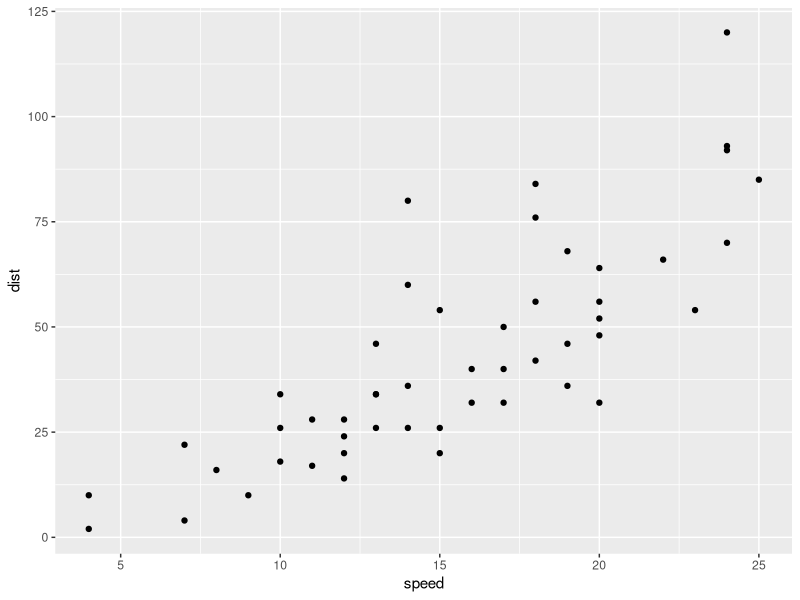
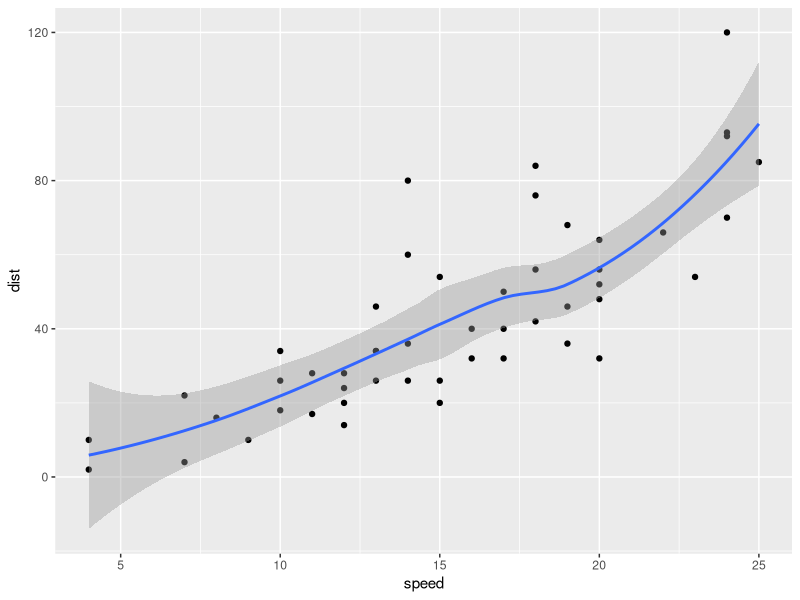
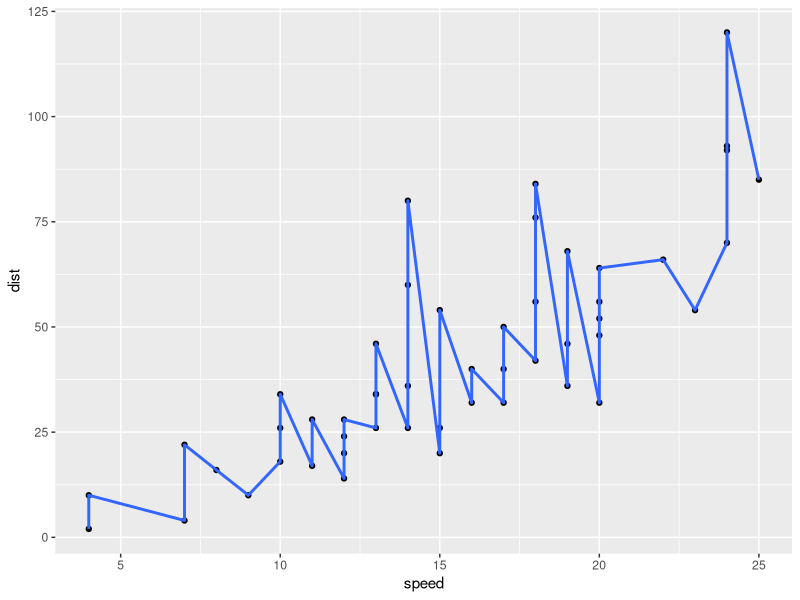
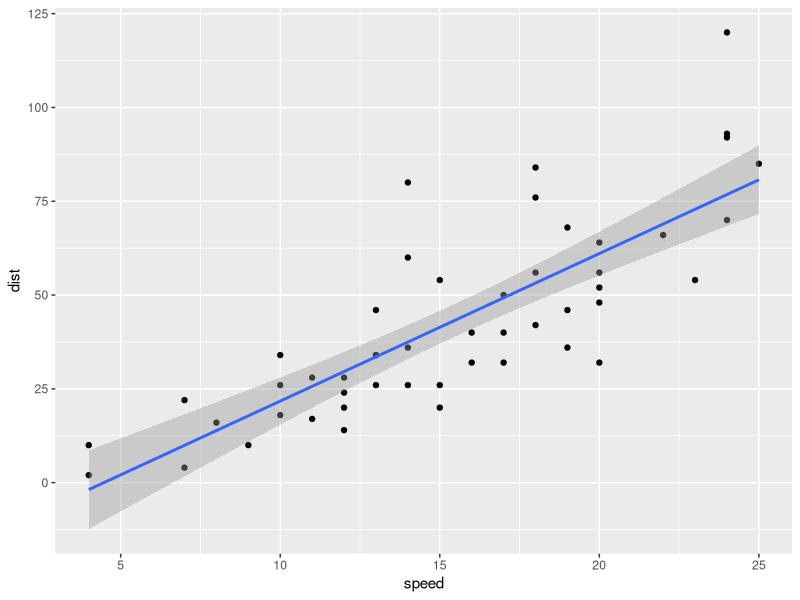
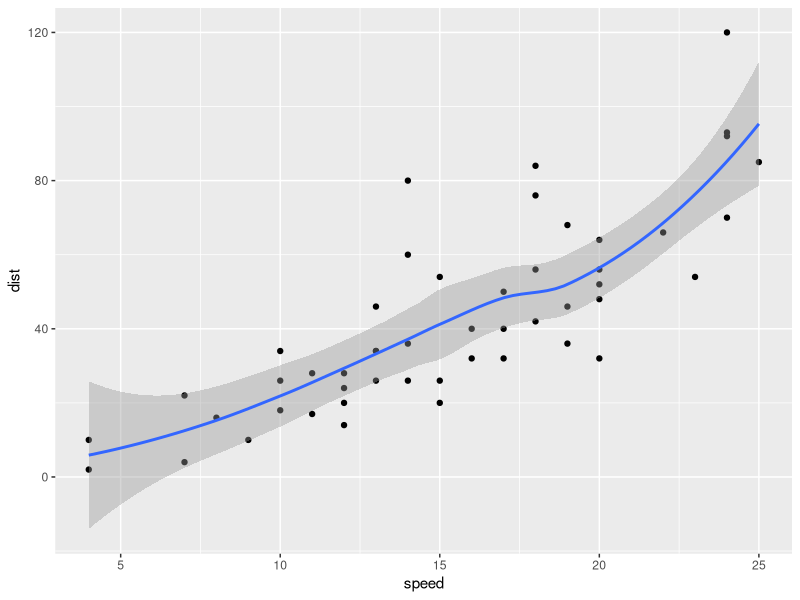
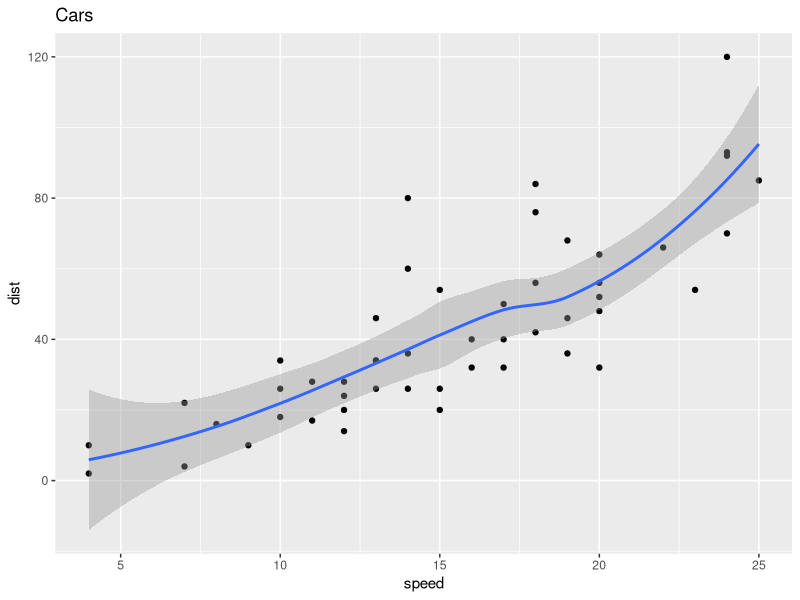
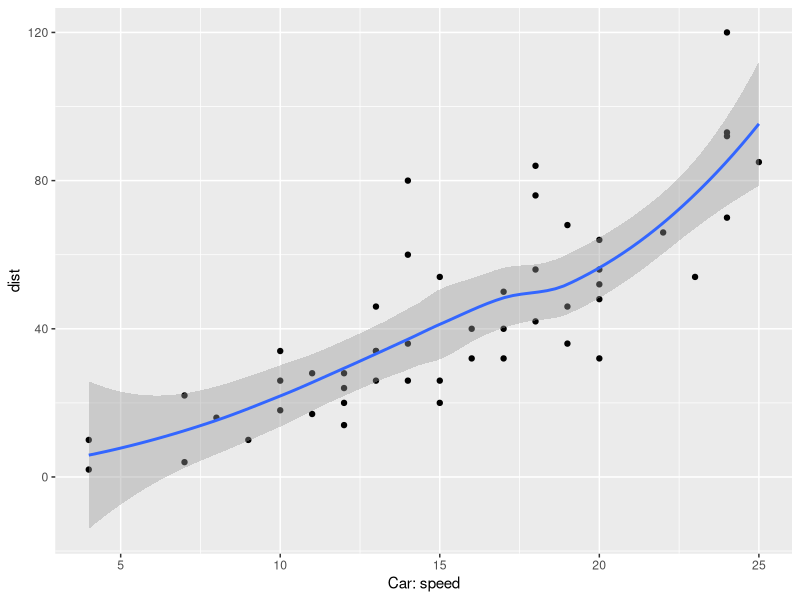
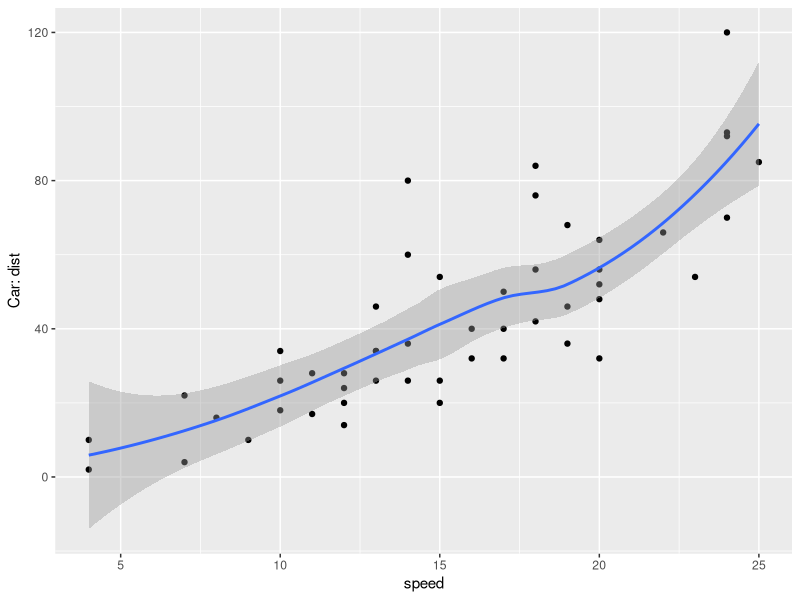

Write the R code that produced these figures, in order.
# ggplot2
library(ggplot2)
library(ggfortify)

# Questions answered:
# 1. what is the underlying structure to making plots using ggplot?
# 1.1 How is ggplot different from base graphics? What are the pros and cons?
# Cons: - You need to type in more text compared to base graphics to create 
#       even  simple plots.
#       - Since it has its own grammer and because there are more facilities, 
#         it takes more time to learn.
# Pros: - Looks great. Nice soothing colours, great grid lines, customised themes etc.
#       - When your graph becomes more complex, it is much easier to acheive
#         complex graphics compared to based graphics, especially becasue of the
#         ability to create muliple layers, faceting etc. 

# 2. How to make different types of plots with ggplot?
# 3. How to add and modify the various elements of a plot in ggplot?


############################
library(ggplot2)

# 1. Basic plot
# Plot a scatterplot from cars data
# Draw a line of best-fit using 3 differnt functions. add smoothing conf-intervals layer.

ggplot(data=cars, aes(x=speed, y=dist)) + geom_point()

ggplot(data=cars, aes(x=speed, y=dist)) + geom_point() + geom_smooth()  # default method is 'auto'
ggplot(data=cars, aes(x=speed, y=dist)) + geom_point() + geom_smooth(stat ="identity") # connecting lines
ggplot(data=cars, aes(x=speed, y=dist)) + geom_point() + geom_smooth(method="lm") # method can take: 'lm', 'loess', 'gam'

ggplot(data=cars, aes(x=speed, y=dist)) + geom_point() + stat_smooth()  # alternate method


# 2. Plot Elements -------------------------------------------------------------
# Assign title, x-axis and y-axis labels, x-axis and y-axis text

# Method 1: Assign each with dedicated command
ggplot(data=cars, aes(x=speed, y=dist)) + geom_point() + geom_smooth() + ggtitle("Cars")
ggplot(data=cars, aes(x=speed, y=dist)) + geom_point() + geom_smooth() + xlab("Car: speed")
ggplot(data=cars, aes(x=speed, y=dist)) + geom_point() + geom_smooth() + ylab("Car: dist")
ggplot(data=cars, aes(x=speed, y=dist)) + geom_point() + geom_smooth() + ggtitle("Cars") + xlab("Car: speed") + ylab("Car: dist")

# Method 2: Assign all with one command
ggplot(data=cars, aes(x=speed, y=dist)) + geom_point() + geom_smooth() + labs(title="Cars", x="Car:Speed", y="Car:dist")

# 3. Plot styling --------------------------------------------------------------
# Adjust title's font and size, point size, color and shape. (using theme())

# 4. Limit range of x and y axis.
# limit an axis to a range (using g + ylim(c(0,60)) or g+scale_x_continuous(limits=c(0,35)) 
# or g+coord_cartesian(xlim=c(0,35)). The former removes all data points outside the range and second adjusts the visible area.)


# 5. Adding custom X and Y axis labels. 
# How to add custom labels in X and Y axis? 
#   ggplot(nmmaps, aes(date, temp))+
#   geom_point(color="grey")+
#   labs(x="Month", y="Temp")+
#   scale_y_continuous(label=function(x){return(paste("My value is", x, "degrees"))})

# 6. Legend
# How to turn off legend? Ans: g+theme(legend.title=element_blank())
# Adjust legend, size, color. Ans: g+theme(legend.title = element_text(colour="chocolate", size=16, face="bold"))
# Change title of legend. Ans: scale_color_discrete(name="This color is\ncalled chocolate!?")
# Change position of legend


# 7. Panel background, Grid lines and Margin
# How to change color of panel background? Ans: theme(panel.background = element_rect(fill = 'grey75'))
# How to change the major and minor gridlines? Ans: theme(panel.background = element_rect(fill = 'grey75'), panel.grid.major = element_line(colour = "orange", size=2),
#                                                   panel.grid.minor = element_line(colour = "blue"))
# 
# How to change a plot's margin? Ans: theme(plot.background=element_rect(fill="darkseagreen"), plot.margin = unit(c(1, 6, 1, 6), "cm")) #top, right, bottom, left

# 8. Add Themes
# Adjust theme. Ans: ggthemes()

# 9. Layout Multiple plots
# Show how to use facets wrap feature. 
#  - How to arrange the number of rows and columns. Ans: + facet_wrap(row~columns, nrow=3, ncol=2)
#  - Allow scales to roam free. Ans: + facet_wrap(row~columns, nrow=3, ncol=2, scales="free")
# How to show unrelated charts in one frame? 
#   Ans: 
#   library(gridExtra)
#   myplot1<-ggplot(nmmaps, aes(date, temp))+geom_point(color="firebrick")
#   myplot2<-ggplot(nmmaps, aes(temp, o3))+geom_point(color="olivedrab")
#   grid.arrange(myplot1, myplot2, ncol=2)


# 10. Annotation


# 11. Time series
# How to draw a simple time series.



# 12. Show how autoplot works?


# Grid lines

# Plot types
# - Boxplot
# - violin plot
# - jitter
# - ribbon
